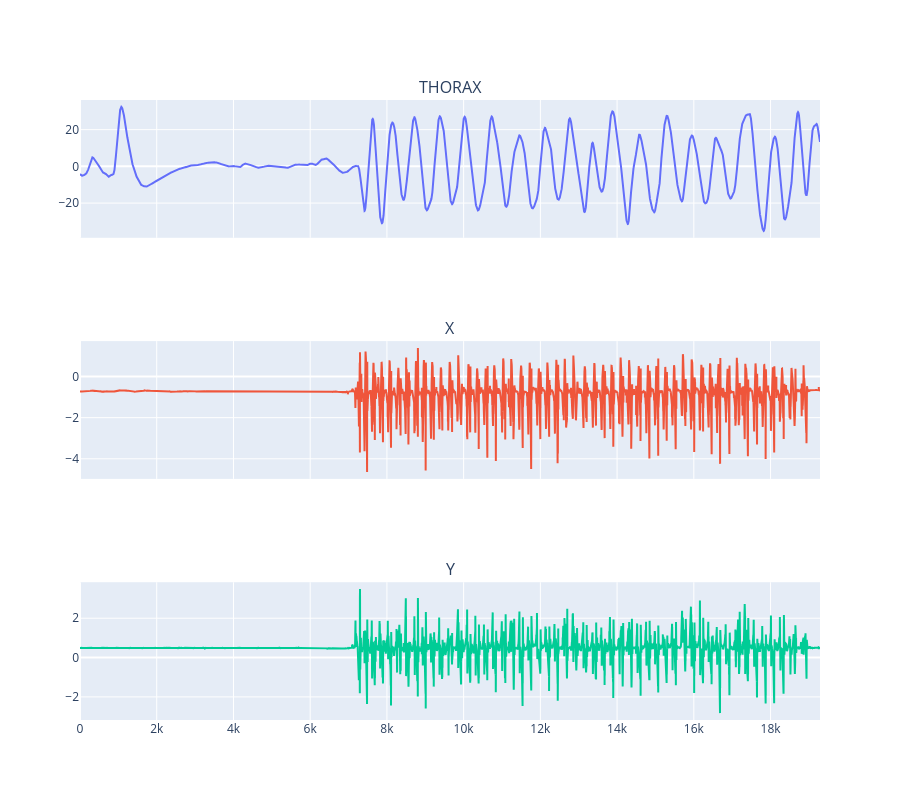

The notebook cell this image was saved under:
### Code cell
fig = simple_line_plot(df)
fig

### Figure 1 — Plotly figure (JSON) as saved in the notebook; plotly's stock layout.template omitted (floating-point values rounded to 4 significant figures; data arrays with more than 128 entries replaced by an {"elided": "..."} marker saying what was removed)
{"data": [{"name": "Activité respiratoire", "type": "scatter", "x": {"elided": "19290 int values"}, "xaxis": "x", "y": {"elided": "19290 float values"}, "yaxis": "y"}, {"name": "X", "type": "scatter", "x": {"elided": "19290 int values"}, "xaxis": "x2", "y": {"elided": "19290 float values"}, "yaxis": "y2"}, {"name": "Y", "type": "scatter", "x": {"elided": "19290 int values"}, "xaxis": "x3", "y": {"elided": "19290 float values"}, "yaxis": "y3"}], "layout": {"annotations": [{"font": {"size": 16}, "showarrow": false, "text": "THORAX", "x": 0.5, "xanchor": "center", "xref": "paper", "y": 1, "yanchor": "bottom", "yref": "paper"}, {"font": {"size": 16}, "showarrow": false, "text": "X", "x": 0.5, "xanchor": "center", "xref": "paper", "y": 0.6111, "yanchor": "bottom", "yref": "paper"}, {"font": {"size": 16}, "showarrow": false, "text": "Y", "x": 0.5, "xanchor": "center", "xref": "paper", "y": 0.2222, "yanchor": "bottom", "yref": "paper"}], "height": 800, "showlegend": false, "xaxis": {"anchor": "y", "domain": [0, 1], "matches": "x3", "showticklabels": false}, "xaxis2": {"anchor": "y2", "domain": [0, 1], "matches": "x3", "showticklabels": false}, "xaxis3": {"anchor": "y3", "domain": [0, 1]}, "yaxis": {"anchor": "x", "domain": [0.7778, 1]}, "yaxis2": {"anchor": "x2", "domain": [0.3889, 0.6111]}, "yaxis3": {"anchor": "x3", "domain": [0, 0.2222]}}}
